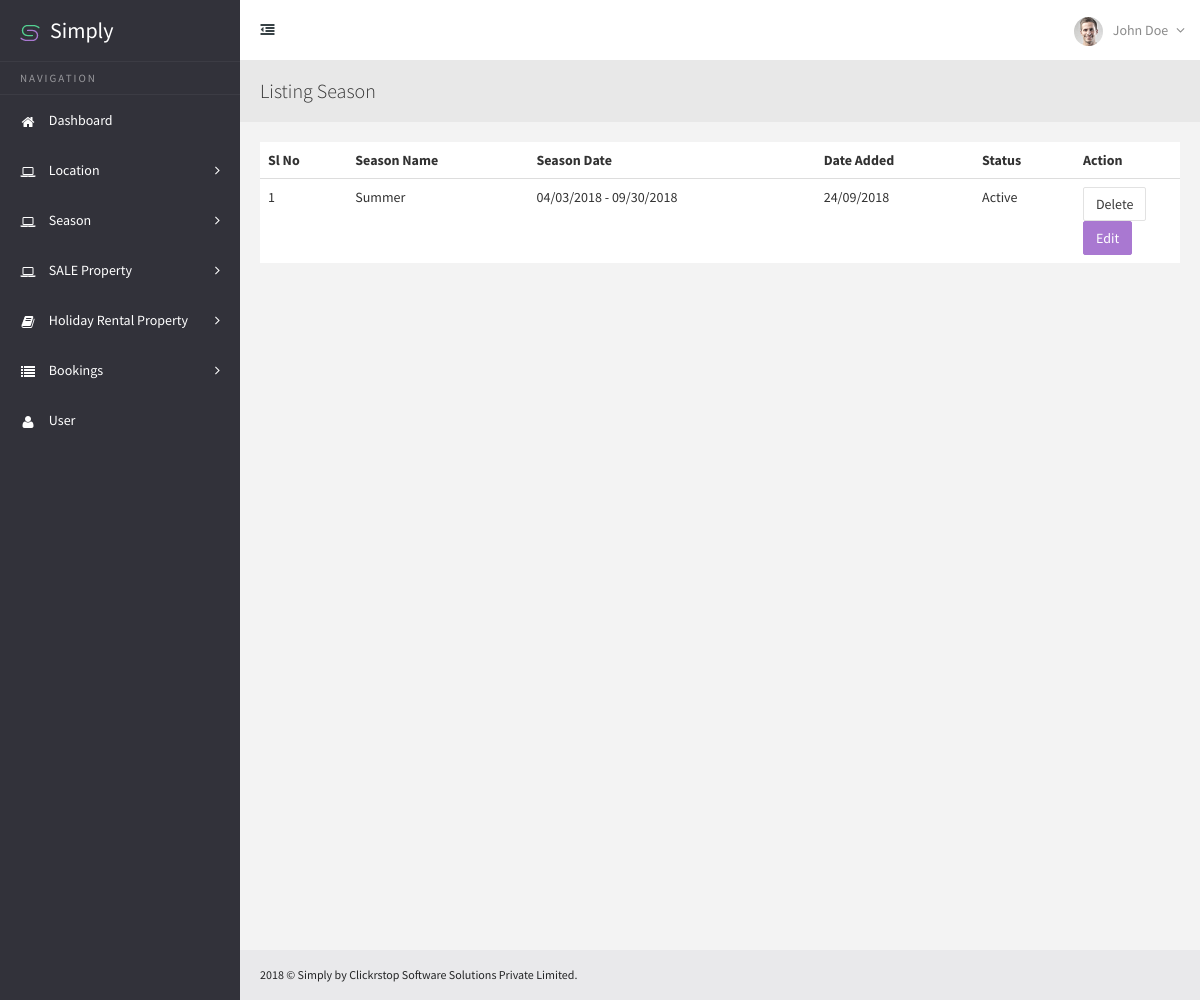
The page /Simply-Perigord/admin/index.php/listing_season on the database its author committed.
### tables this page shows
CREATE TABLE IF NOT EXISTS `season` (
  `season_id` int(255) NOT NULL AUTO_INCREMENT,
  `season_name` varchar(255) NOT NULL,
  `date_from` varchar(255) NOT NULL,
  `date_to` varchar(255) NOT NULL,
  `status` varchar(255) NOT NULL,
  `date_added` varchar(255) NOT NULL,
  PRIMARY KEY (`season_id`)
);

### Simply-Perigord/admin/application/controllers/Listing_season.php (called while the page is built, shortened)
<?php
class Listing_season extends CI_Controller {
	public function index()
	{
		$this->load->model('listing_season_m');
		$data['get_all_season'] = $this->listing_season_m->fetch_season();
		$this->load->view('listing_season',$data);
	}
}

### Simply-Perigord/admin/index.php (called while the page is built, shortened)
<?php
require_once BASEPATH.'core/CodeIgniter.php';

### Simply-Perigord/admin/application/models/Listing_season_m.php (called while the page is built, shortened)
<?php
class Listing_season_m extends CI_Model {
	public function fetch_season()
	{
		$this->db->select('*');
		$this->db->from('season');
		$query = $this->db->get();
		return $query->result();
	}
}

### Simply-Perigord/admin/application/views/listing_season.php (the view, shortened to what this page needs)
<!DOCTYPE html>
<html lang="en">
<head>
    <link href="css/jquery.dataTables.css" rel="stylesheet">
    <link href="css/dataTables.tableTools.css" rel="stylesheet">
    <link href="css/dataTables.colVis.min.css" rel="stylesheet">
    <link href="css/dataTables.responsive.css" rel="stylesheet">
    <link href="css/dataTables.scroller.css" rel="stylesheet">
</head>
<body class="sticky-header">
    <section>
        <div class="body-content" style="min-height: 1000px;">
            <div class="page-head">
                <h3 class="m-b-less">
                    Listing Season
                </h3>
            </div>
            <div class="wrapper">
                <div class="row">
                    <div class="col-sm-12">
                        <section class="panel">
                            <div class="table-responsive">
                                <table class="table colvis-data-table data-table">
                                    <thead>
                                    <tr>
                                        <th>Sl No</th>
                                        <th>Season Name</th>
                                        <th>Season Date</th>
                                        <th>Date Added</th>
                                        <th>Status</th>
                                        <th width="105px;">Action</th>
                                    </tr>
                                    </thead>
                                    <tbody>
                                    <?php
                                        $i = 1;
                                        foreach($get_all_season AS $fetch_each_season){
                                    ?>
                                    <tr>
                                        <td><?php echo $i;?></td>
                                        <td><?php echo ucfirst($fetch_each_season->season_name);?></td>
                                        <td><?php echo $fetch_each_season->date_from;?> - <?php echo $fetch_each_season->date_to;?></td>
                                        <td><?php echo date('d/m/Y',$fetch_each_season->date_added);?></td>
                                        <td><?php
                                            if($fetch_each_season->status == '1'){
                                                echo "Active";
                                            }else{
                                                echo "Inactive";
                                            }
                                        ?></td>
                                        <td>
                                            <a href="<?php echo base_url('listing_season/delete_season_id/');?><?php echo $fetch_each_season->season_id?>" class="btn btn-default">Delete</a>
                                            <a href="<?php echo base_url('edit_season/');?><?php echo $fetch_each_season->season_id?>" class="btn btn-primary">Edit</a>
                                        </td>
                                    </tr>
                                    <?php
                                        $i++;
                                        }
                                    ?>
                                    </tbody>
                                </table>
                            </div>
                        </section>
                    </div>
                </div>
            </div>
        </div>
    </section>
</body>
</html>

### Simply-Perigord/admin/css/default-theme.css (style rules this page uses)
body, .dark-logo-bg { background: #32323a; }

### rows shown on the page
season: season_name "Summer", date_from "04/03/2018", date_to "09/30/2018", date_added "24/09/2018", status "Active"
